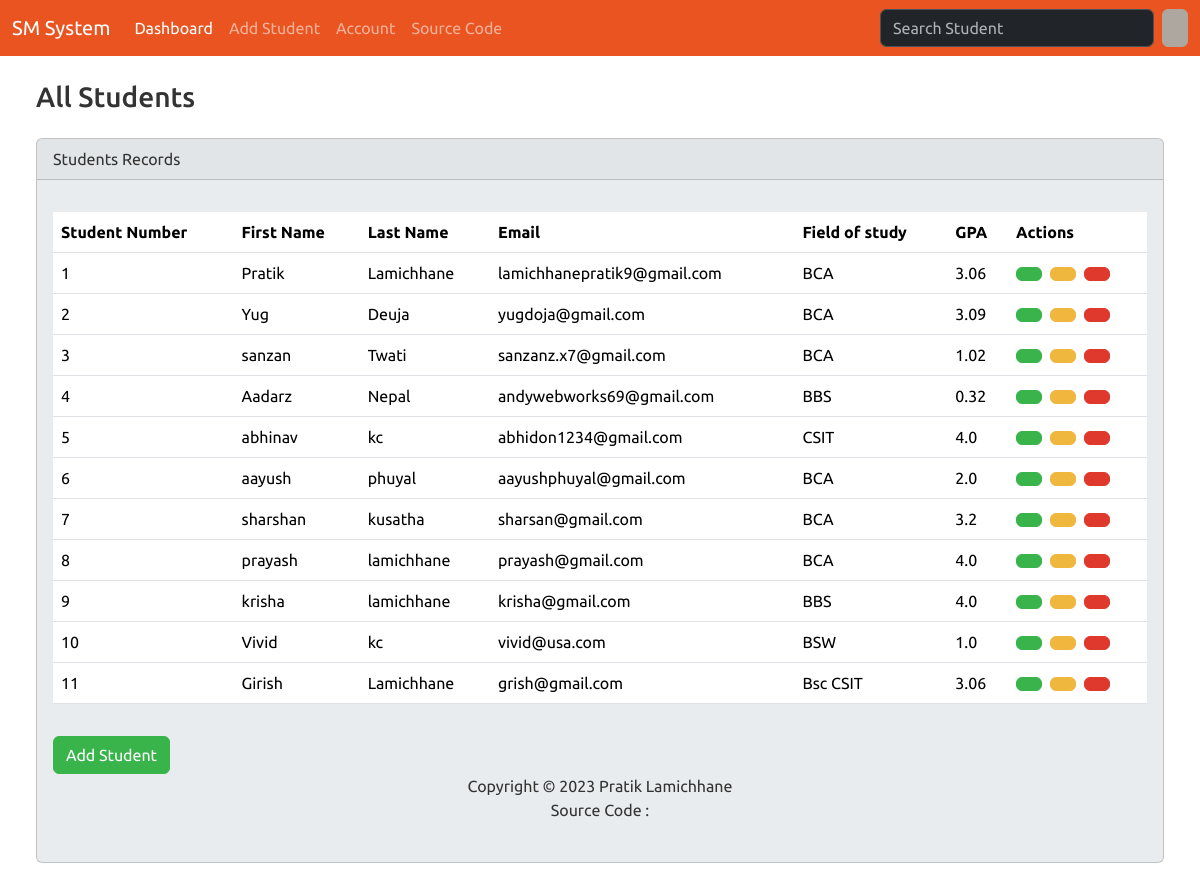
The app's page /, older data.
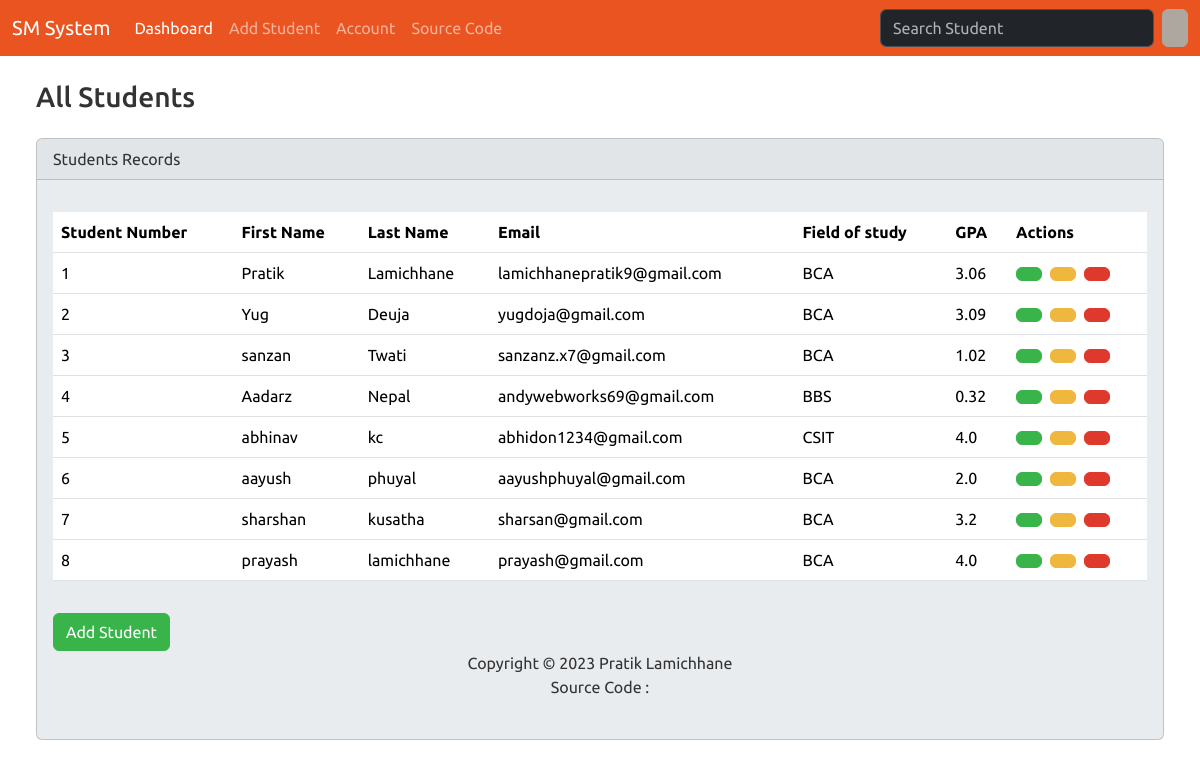
The same page, newer data.
### students/models.py (models this page shows, shortened)
class Student(models.Model):
    student_number = models.PositiveIntegerField()
    first_name = models.CharField(max_length=50)
    last_name = models.CharField(max_length=50)
    email = models.EmailField(max_length=100)
    field_of_study = models.CharField(max_length=50)
    gpa = models.FloatField()

### students/views.py (the view)
# urls.py: path('' , views.index , name='index'),
def index(request):
    query = request.GET.get('q')
    students = Student.objects.all()
    return render(request, 'students/index.html', {
        'students': students,
    })

### students/templates/students/index.html (shortened to what this page needs)
{% extends "students/base.html" %}
{% block body %}
<div class="container-fluid">
  {% if students %}
  {% if query %}
                <h3 class="m-4">Search Results for "{{ query }}"</h3>
            {% else %}
    <h3 class="m-4">All Students</h3>
    {% endif %}
    <div class="row">
        <div class="col-12">
          <div class="card bg-light ms-4 me-4 mb-4" style="max-width: 100%;" bis_skin_checked="1">
            <div class="card-header" bis_skin_checked="1">Students Records</div>
            <div class="card-body" bis_skin_checked="1">
              <p class="card-text">
                <div class="table-responsive">
                  <table class="table table-hover">
                    <thead>
                      <tr>
                        <th scope="col">Student Number</th>
                        <th scope="col">First Name</th>
                        <th scope="col">Last Name</th>
                        <th scope="col">Email</th>
                        <th scope="col">Field of study</th>
                        <th scope="col">GPA</th>
                        <th scope="col">Actions</th>
                      </tr>
                    </thead>
                    <tbody>
                      {% for student in students %}
                        <tr>
                          <td>{{student.student_number}}</td>
                          <td>{{student.first_name}}</td>
                          <td>{{student.last_name}}</td>
                          <td>{{student.email }}</td>
                          <td>{{student.field_of_study }}</td>
                          <td>{{student.gpa }}</td>
                          <td>
                            <a href="{% url 'view_student' student.id %}" class="btn btn-success me-1" data-bs-toggle="modal" data-bs-target="#mymodal{{ student.id }}">
                          </a>
                          <a href="{% url 'edit' student.id %}" class="btn btn-warning me-1"></a>
                          <a href="" type="button" class="btn btn-danger"  data-bs-toggle="modal" data-bs-target="#delete{{student.id}}"></a>
                          </td>
                        </tr>
                      {% endfor %}
                    </tbody>
                  </table>
                </div>
              </p>
{% endif %}
<a type="button" class="btn btn-success" href="{% url 'add'%}">Add Student</a>
{% endblock body %}

### students/templates/students/base.html (shortened to what this page needs)
{% load static%}
<!DOCTYPE html>
<html lang="en">
<head>
    <link rel="stylesheet" href="{% static 'css/bootstrap.min.css'%}" rel="stylesheet">
    <link href="https://cdn.jsdelivr.net/npm/remixicon@3.5.0/fonts/remixicon.css" rel="stylesheet">
</head>
<body class="d-flex flex-column min-vh-100">
    <nav class="navbar navbar-expand-lg bg-primary" data-bs-theme="dark">
        <div class="container-fluid" bis_skin_checked="1">
          <a class="navbar-brand" href="{% url 'index'%}">  SM System</a>
          <div class="collapse navbar-collapse" id="navbarColor01" bis_skin_checked="1">
            <ul class="navbar-nav me-auto">
              <li class="nav-item">
                <a class="nav-link active" href="{% url 'index'%}">  Dashboard
                </a>
              </li>
              <li class="nav-item">
                <a class="nav-link" href="{% url 'add'%}">Add Student</a>
              </li>
              <li class="nav-item">
                <a class="nav-link" href="#">  Account</a>
              </li>
              <li class="nav-item">
                <a class="nav-link" href="#"> Source Code</a>
              </li>
            </ul>
            <form class="d-flex">
              <input class="form-control me-sm-2" type="search" name="q" placeholder="Search Student" value="{{ query }}">
              <button class="btn btn-secondary my-2 my-sm-0" type="submit"></button>
            </form>
          </div>
        </div>
      </nav>
{% block body %}
{% endblock body %}
<footer class="mt-auto mb-4">
<div class="text-center">
    <span>
        Copyright &copy; <script>document.write(new Date().getFullYear())</script> Pratik Lamichhane
    </span>
    <br>
    Source Code :
</div>
</footer>
</body>
</html>

Row changes from the older to the newer data that the page shows:
removed Student: student_number "9", first_name "krisha", last_name "lamichhane", email "krisha@gmail.com", field_of_study "BBS", gpa "4.0"
removed Student: student_number "10", first_name "Vivid", last_name "kc", email "vivid@usa.com", field_of_study "BSW", gpa "1.0"
removed Student: student_number "11", first_name "Girish", last_name "Lamichhane", email "grish@gmail.com", field_of_study "Bsc CSIT", gpa "3.06"
